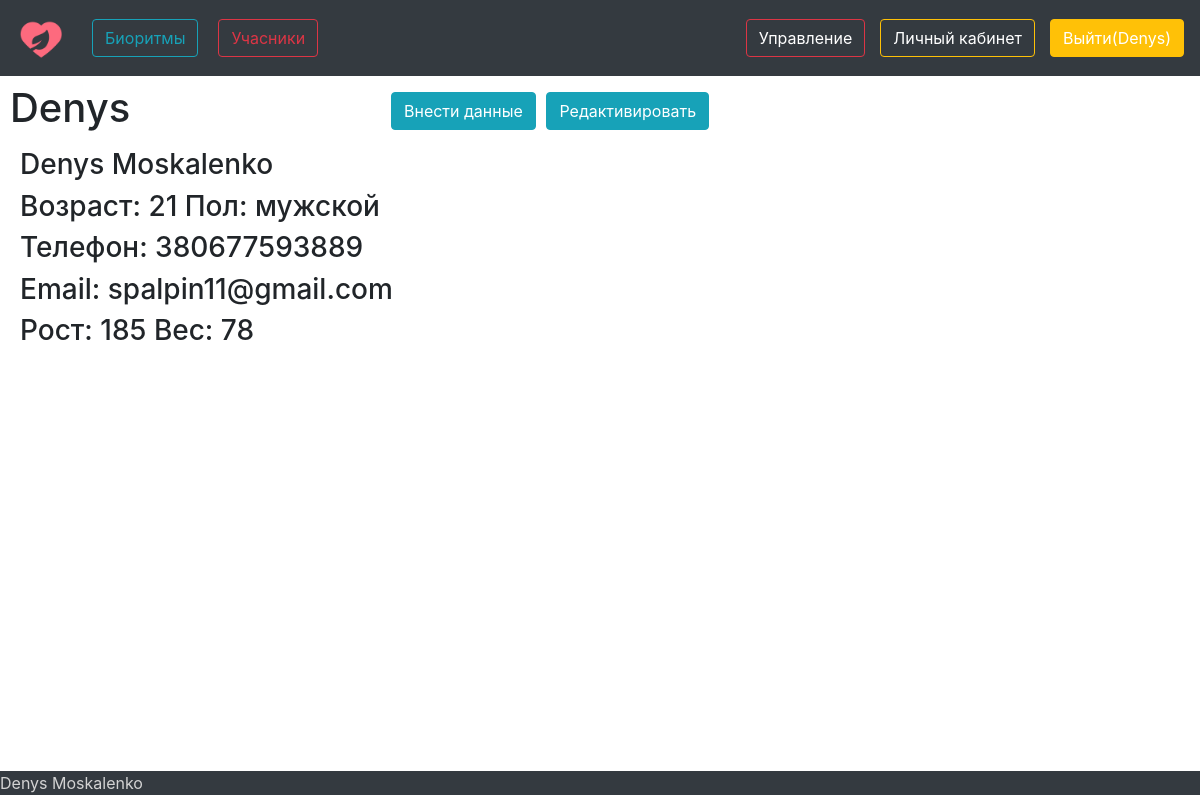
The app's page /account/ (signed in) with its own data.
### afront/models.py (models this page shows, shortened)
class Human(models.Model):
    name = models.CharField(max_length=50, verbose_name='Имя')
    surname = models.CharField(max_length=50, verbose_name='Фамилия')
    email = models.EmailField(max_length=50)
    phone = models.PositiveSmallIntegerField()
    age = models.PositiveSmallIntegerField()
    genders = (
        ('мужской', 'мужской'),
        ('женский', 'женский'),
    )
    gender = models.CharField(max_length=10, choices=genders)
    height = models.PositiveSmallIntegerField()
    weight = models.PositiveSmallIntegerField()

### afront/views.py (the view, shortened to what this page needs)
# urls.py: re_path('account/', views.Account.as_view()),
class Account(TemplateView):
    template_name = 'account.html'
    def get(self, request):
        our_user = Human.objects.filter(email=request.user.email)
        ctx = {
            'our_user': our_user,
        }
        return render(request, self.template_name, ctx)

### afront/templates/account.html (shortened to what this page needs)
{% extends 'main.html' %}
{% block content %}
<h1>{{user.username}}
  <div class="navbar-text ml-9" style="margin:0 250px;">
            <a class="btn btn-info" href="/changeData" role="button">Внести данные</a>
       <a class="btn btn-info" href="/changeAccData" role="button" >Редактивировать</a>
  </div>
</h1>
  {% for human in our_user%}
<h3>{{human.name}}      {{human.surname}}</h3>
<h3>Возраст: {{human.age}} Пол: {{human.gender}}</h3>
<h3>Телефон: {{human.phone}} </h3>
<h3>Email: {{human.email}}</h3>
<h3>  Рост: {{human.height}} Вес: {{human.weight}}</h3>
    {%endfor%}
{% endblock %}

### afront/templates/main.html (shortened to what this page needs)
<!DOCTYPE html>
 {% load static %}
<html lang="en">
<head>
    <link rel="stylesheet" href="https://stackpath.bootstrapcdn.com/bootstrap/4.4.1/css/bootstrap.min.css"crossorigin="anonymous" >
</head>
<body>
<header>
<nav class="navbar navbar-expand-lg navbar-dark bg-dark">
    <a href="/main" class="navbar-brand">
        <img width ="50" hight="40" alt="logo">
    </a>
{% if user.is_authenticated%}
        <ul class="navbar-nav mr-auto">
            <li class="nav-item"> <a class="btn btn-outline-info" href="/biorythms" role="button">Биоритмы</a>    </li>
            <li class="nav-item"> <a class="btn btn-outline-danger" href="/ivents" role="button">Учасники</a>  </li>
        </ul>
    {% if user.is_superuser%}
        <div class="navbar-text ml-9"  style="margin-right: 15px;">
            <a class="btn btn-outline-danger" href="/reduct" role="button">Управление</a>   </li>
        </div>
    {%endif%}
    <div class="navbar-text ml-9" style="margin-right: 15px;">
            <a class="btn btn-outline-warning" href="/account" role="button">Личный кабинет</a>    </li>
    </div>
    <div class="navbar-text ml-9">
            <a class="btn btn-warning" href="/logout" role="button">Выйти({{user.username}}) </a>    </li>
    </div>
    {%else%}
       <ul class="navbar-nav mr-auto " >
            <li class="nav-item"> <a class="btn btn-success " href="/auth" role="button">Войти</a>    </li>
            <li class="nav-item"> <a class="btn btn-info" href="/register" role="button">Зарегестрироваться</a>  </li>
        </ul>
    {%endif%}
</nav>
</header>
{% block content %}{% endblock %}
<footer class="page-footer font-small  bg-dark  bottom:10px  text"> Denys Moskalenko</footer>
</body>
</html>

### afront/templates/main.html (style rules this page uses)
nav a { margin-left: 0px; }
body { min-width: 100%; }
ul li { margin:0 10px; margin-bottom: 1px; margin-top: 1px; }
footer { position : fixed; bottom: 5px; color: lightgray; width : 100%; }
body { margin-left: 10px; }
h1 { margin-left: 10px; }
h3 { margin-left: 10px; }

### afront/templates/account.html (style rules this page uses)
h3 { margin-left:20px; }

### records on screen
Human: name "Denys", surname "Moskalenko", age "21", gender "мужской", phone "380677593889", email "spalpin11@gmail.com", height "185", weight "78"

### other values on screen
{{ user.username }} "Denys"
